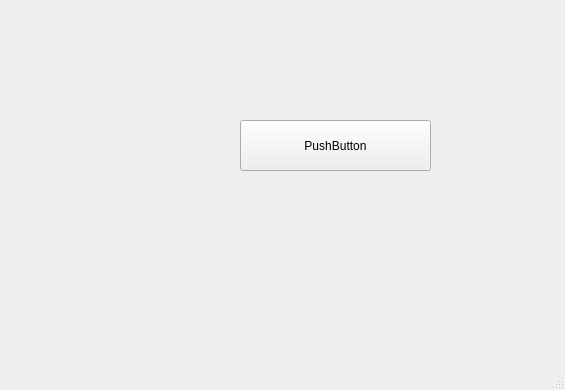
<?xml version="1.0" encoding="UTF-8"?>
<ui version="4.0">
 <class>MainWindow</class>
 <widget class="QMainWindow" name="MainWindow">
  <property name="geometry">
   <rect>
    <x>0</x>
    <y>0</y>
    <width>565</width>
    <height>390</height>
   </rect>
  </property>
  <property name="windowTitle">
   <string>Ventana con Designer</string>
  </property>
  <widget class="QWidget" name="widget">
   <widget class="QPushButton" name="pushButton">
    <property name="geometry">
     <rect>
      <x>240</x>
      <y>120</y>
      <width>191</width>
      <height>51</height>
     </rect>
    </property>
    <property name="text">
     <string>PushButton</string>
    </property>
   </widget>
  </widget>
  <widget class="QMenuBar" name="menubar">
   <property name="geometry">
    <rect>
     <x>0</x>
     <y>0</y>
     <width>565</width>
     <height>21</height>
    </rect>
   </property>
  </widget>
  <widget class="QStatusBar" name="statusbar"/>
 </widget>
 <resources/>
 <connections/>
</ui>
